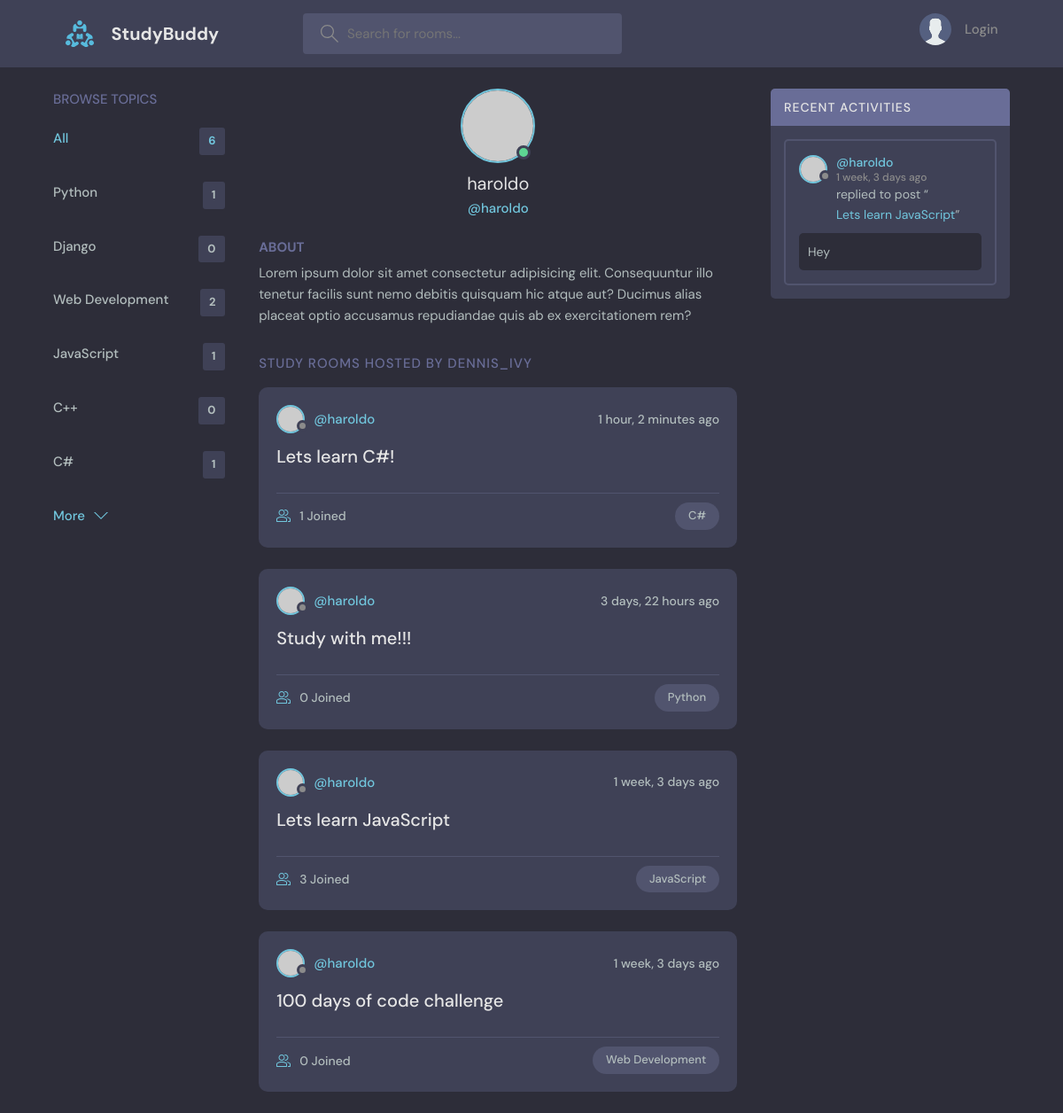
Page /profile/1/ on the committed database.
### base/models.py (models this page shows, shortened)
class Topic(models.Model):
    name = models.CharField(max_length=200)

class Room(models.Model):
    host = models.ForeignKey(User, on_delete=models.SET_NULL, null=True)
    topic = models.ForeignKey(Topic, on_delete=models.SET_NULL, null=True)
    name = models.CharField(max_length=200)
    description = models.TextField(null=True, blank=True)
    participants = models.ManyToManyField(
        User, related_name='participants', blank=True
    )
    updated = models.DateTimeField(auto_now=True)
    created = models.DateTimeField(auto_now_add=True)
    class Meta:
        ordering = ['-updated', '-created']
    def __str__(self):
        return self.name

class Message(models.Model):
    user = models.ForeignKey(User, on_delete=models.CASCADE)
    room = models.ForeignKey(Room, on_delete=models.CASCADE)
    body = models.TextField()
    updated = models.DateTimeField(auto_now=True)
    created = models.DateTimeField(auto_now_add=True)
    class Meta:
        ordering = ['-updated', '-created']

### base/views.py (the view)
# urls.py: path('profile/<str:pk>/', views.user_profile, name='user-profile'),
def user_profile(request, pk):
    user = User.objects.get(id=pk)
    rooms = user.room_set.all()
    messages = user.message_set.all()
    topics = Topic.objects.all()
    context = {
        'user': user,
        'rooms': rooms,
        'room_messages': messages,
        'topics': topics,
    }
    return render(request, 'base/profile.html', context)

### base/templates/base/profile.html (shortened to what this page needs)
{% extends "main.html" %}
{% block content %}
<main class="profile-page layout layout--3">
  <div class="container">
    {% include "base/topics_component.html" %}
    <div class="roomList">
      <div class="profile">
        <div class="profile__avatar">
          <div class="avatar avatar--large active">
            <img src="https://randomuser.me/api/portraits/men/11.jpg" />
          </div>
        </div>
        <div class="profile__info">
          <h3>{{user.username}}</h3>
          <p>@{{user.username}}</p>
        </div>
        <div class="profile__about">
          <h3>About</h3>
          <p>
            Lorem ipsum dolor sit amet consectetur adipisicing elit.
            Consequuntur illo
            tenetur facilis sunt nemo debitis quisquam hic atque aut? Ducimus
            alias placeat
            optio accusamus repudiandae quis ab ex exercitationem rem?
          </p>
        </div>
      </div>
      <div class="roomList__header">
        <div>
          <h2>Study Rooms Hosted by dennis_ivy</a>
          </h2>
        </div>
      </div>
      {% include "base/feed_component.html" %}
    </div>
    {% include "base/activity_component.html" %}
  </div>
</main>
{% endblock content %}

### base/templates/base/topics_component.html
<div class="topics">
  <div class="topics__header">
    <h2>Browse Topics</h2>
  </div>
  <ul class="topics__list">
    <li>
      <a href="{% url 'home' %}" class="active">
        All
        <span>{{topics.count}}</span>
      </a>
    </li>
    {% for topic in topics %}
    <li>
      <a href="{% url 'home' %}?q={{topic.name}}">{{topic.name}}
        <span>{{topic.room_set.all.count}}</span>
      </a>
    </li>
    {% endfor %}
  </ul>
  <a class="btn btn--link" href="topics.html">
    More
    <svg version="1.1" xmlns="http://www.w3.org/2000/svg" width="32"
      height="32" viewbox="0 0 32 32">
      <title>chevron-down</title>
      <path d="M16 21l-13-13h-3l16 16 16-16h-3l-13 13z"></path>
    </svg>
  </a>
</div>

### base/templates/base/feed_component.html (shortened to what this page needs)
{% for room in rooms %}
<div class="roomListRoom">
  <div class="roomListRoom__header">
    <a href="{% url 'user-profile' room.host.id %}" class="roomListRoom__author">
      <div class="avatar avatar--small">
        <img src="https://randomuser.me/api/portraits/women/11.jpg" />
      </div>
      <span>@{{room.host.username}}</span>
    </a>
    <div class="roomListRoom__actions">
      <span>{{room.created|timesince}} ago</span>
    </div>
  </div>
  <div class="roomListRoom__content">
    <a href="{% url 'room' room.id %}">{{room.name}}</a>
  </div>
  <div class="roomListRoom__meta">
    <a href="{% url 'room' room.id %}" class="roomListRoom__joined">
      {{room.participants.all.count}} Joined
    </a>
    <p class="roomListRoom__topic">{{room.topic.name}}</p>
  </div>
</div>
{% endfor %}

### base/templates/base/activity_component.html (shortened to what this page needs)
<div class="activities">
  <div class="activities__header">
    <h2>Recent Activities</h2>
  </div>
  {% for message in room_messages %}
  <div class="activities__box">
    <div class="activities__boxHeader roomListRoom__header">
      <a href="{% url 'user-profile' message.user.id %}"
        class="roomListRoom__author">
        <div class="avatar avatar--small">
          <img src="https://randomuser.me/api/portraits/women/11.jpg" />
        </div>
        <p>
          @{{message.user}}
          <span>
            {{message.created|timesince}}
            ago
          </span>
        </p>
      </a>
    </div>
    <div class="activities__boxContent">
      <p>
        replied to post “<a
          href="{% url 'room' message.room.id %}">{{message.room}}</a>”
      </p>
      <div class="activities__boxRoomContent">
        {{message.body}}
      </div>
    </div>
  </div>
  {% endfor %}
</div>

### rows in the picture
Topic: name "Python", room_set.all.count "1"
Topic: name "Django", room_set.all.count "0"
Topic: name "Web Development", room_set.all.count "2"
Topic: name "JavaScript", room_set.all.count "1"
Topic: name "C++", room_set.all.count "0"
Topic: name "C#", room_set.all.count "1"
Room: host.username "haroldo", created "1 hour, 2 minutes", name "Lets learn C#!", participants.all.count "1", topic.name "C#"
Room: host.username "haroldo", created "3 days, 22 hours", name "Study with me!!!", participants.all.count "0", topic.name "Python"
Room: host.username "haroldo", created "1 week, 3 days", name "Lets learn JavaScript", participants.all.count "3", topic.name "JavaScript"
Room: host.username "haroldo", created "1 week, 3 days", name "100 days of code challenge", participants.all.count "0", topic.name "Web Development"
Message: user "haroldo", created "1 week, 3 days", room "Lets learn JavaScript", body "Hey"

### other values in the picture
{{ topics.count }} "6"
{{ user.username }} "haroldo"
